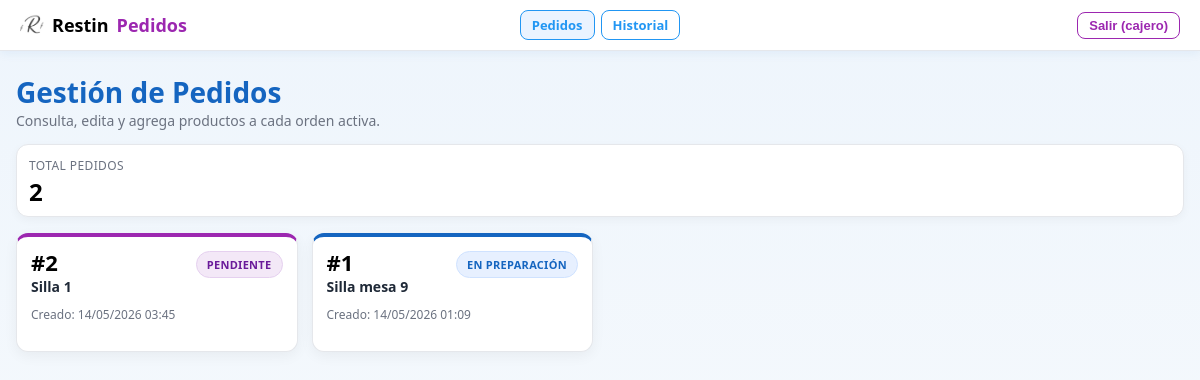
The app's page /ventas/pedidos/ (signed in) with its own data.
### ventas/models.py (models this page shows, shortened)
class Pedido(models.Model):
    ESTADOS = [
        ('pendiente', 'Pendiente'),
        ('en_preparacion', 'En Preparación'),
        ('listo', 'Listo'),
        ('entregada', 'Entregada'),
        ('pagado', 'Pagado'),
    ]
    mesa_o_online = models.CharField(max_length=100, help_text="Cliente")
    estado = models.CharField(max_length=20, choices=ESTADOS, default='pendiente')
    creado_por = models.ForeignKey(User, on_delete=models.CASCADE)
    fecha_creacion = models.DateTimeField(auto_now_add=True)
    productos = models.ManyToManyField(Producto, through='PedidoProducto', blank=True)

### ventas/views.py (the view)
# urls.py: path('pedidos/', views.PedidoListView.as_view(), name='pedido_list'),
class PedidoListView(LoginRequiredMixin, ListView):
    model = Pedido
    template_name = 'ventas/pedido_list.html'
    context_object_name = 'pedidos'
    def get_queryset(self):
        profile = getattr(self.request.user, 'userprofile', None)
        role = getattr(profile, 'role', None)
        role_name = (role.name or '').strip().lower() if role else ''
        if role_name == 'waiter':
            return Pedido.objects.filter(estado__in=['en_preparacion', 'listo']).order_by('-fecha_creacion')
        return Pedido.objects.exclude(estado='pagado').order_by('-fecha_creacion')

### ventas/templates/ventas/pedido_list.html (shortened to what this page needs)
<!DOCTYPE html>
<html lang="es">
<head>
    {% load static %}
</head>
<body>
    <header class="app-header">
        <div class="brand"><img class="brand-logo" src="{% static 'ventas/restin2.jpeg' %}" alt="Logo"> Restin <span>Pedidos</span></div>
        <nav class="nav-center">
            {% with role_name=request.user.userprofile.role.name|default:'' %}
                {% if role_name|lower == 'cashier' %}
                    <a href="{% url 'pedido_list' %}" class="btn-nav active">Pedidos</a>
                    <a href="{% url 'historial_ventas' %}" class="btn-nav">Historial</a>
                {% else %}
                    <a href="{% url 'pedido_list' %}" class="btn-nav active">Pedidos</a>
                    <a href="{% url 'pedido_create' %}" class="btn-nav">Nuevo Pedido</a>
                {% endif %}
            {% endwith %}
        </nav>
        <div class="nav-end">
            <form method="post" action="{% url 'logout' %}" style="display:inline;">
                <button type="submit" class="btn-logout">Salir ({{ request.user.username }})</button>
            </form>
        </div>
    </header>
    <main class="container">
        <section class="page-head">
            <div>
                <h1>Gestión de Pedidos</h1>
                <p class="subtitle">Consulta, edita y agrega productos a cada orden activa.</p>
            </div>
        </section>
        <section class="stats" aria-label="Resumen de pedidos">
            <article class="stat-card">
                <div class="label">Total pedidos</div>
                <div class="value">{{ pedidos|length }}</div>
            </article>
        </section>
        {% if pedidos %}
            <section class="orders-grid" aria-label="Listado de pedidos">
                {% for pedido in pedidos %}
                    <article class="order-card {{ pedido.estado }}">
                        <div class="order-top">
                            <div>
                                <div class="order-id">#{{ pedido.id }}</div>
                                <div class="mesa">Silla {{ pedido.mesa_o_online }}</div>
                            </div>
                            <span class="estado {{ pedido.estado }}">{{ pedido.get_estado_display }}</span>
                        </div>
                        <p class="created">Creado: {{ pedido.fecha_creacion|date:"d/m/Y H:i" }}</p>
                    </article>
                {% endfor %}
            </section>
        {% else %}
            <section class="empty" aria-live="polite">
                <strong>No hay pedidos creados aún</strong>
                Empieza creando una nueva orden para verla aquí.
            </section>
        {% endif %}
    </main>
</body>
</html>

### ventas/templates/ventas/pedido_list.html (style rules this page uses)
:root { --white: #FFFFFF; --green: #4CAF50; --blue: #2196F3; --blue-dark: #1565C0; --purple: #9C27B0; --red: #F44336; --black: #000000; --text-muted: #6b7280; --border: #e5e7eb; --bg-soft: #f6f9fc; }
*, *::before, *::after { box-sizing: border-box; margin: 0; padding: 0; }
body { font-family: 'Segoe UI', Tahoma, Geneva, Verdana, sans-serif; background: linear-gradient(180deg, #eef5fc 0%, #f9fbfd 100%); color: #111827; min-height: 100vh; }
.app-header { position: sticky; top: 0; z-index: 50; background: var(--white); border-bottom: 1px solid var(--border); box-shadow: 0 2px 10px rgba(21, 101, 192, 0.08); padding: 10px 20px; display: grid; grid-template-columns: 1fr auto 1fr; align-items: center; gap: 10px; }
.brand { display: inline-flex; align-items: center; gap: 8px; font-size: 18px; font-weight: 800; color: var(--black); }
.brand-logo { width: 24px; height: 24px; object-fit: cover; border-radius: 5px; }
.brand span { color: var(--purple); }
.nav-center { display: flex; justify-content: center; align-items: center; gap: 6px; flex-wrap: wrap; }
.nav-end { display: flex; justify-content: flex-end; align-items: center; }
.btn-nav { text-decoration: none; border: 1px solid var(--blue); color: var(--blue); background: var(--white); border-radius: 8px; padding: 5px 11px; font-size: 13px; font-weight: 700; transition: 0.18s ease; cursor: pointer; }
.btn-nav:hover, .btn-nav.active { background: #eaf3ff; }
.btn-logout { border: 1px solid var(--purple); background: var(--white); color: var(--purple); border-radius: 8px; padding: 5px 11px; font-size: 13px; font-weight: 700; cursor: pointer; transition: 0.18s ease; }
.container { max-width: 1200px; margin: 0 auto; padding: 22px 16px 28px; }
.page-head { display: flex; align-items: center; justify-content: space-between; gap: 12px; flex-wrap: wrap; margin-bottom: 14px; }
h1 { color: var(--blue-dark); font-size: 28px; font-weight: 750; }
.subtitle { color: var(--text-muted); font-size: 14px; }
.stats { margin-top: 14px; display: grid; grid-template-columns: repeat(auto-fit, minmax(160px, 1fr)); gap: 10px; margin-bottom: 16px; }
.stat-card { background: var(--white); border: 1px solid var(--border); border-radius: 12px; padding: 12px; box-shadow: 0 3px 10px rgba(0, 0, 0, 0.04); }
.stat-card .label { color: var(--text-muted); font-size: 12px; text-transform: uppercase; letter-spacing: 0.4px; }
.stat-card .value { color: var(--black); font-size: 24px; font-weight: 700; margin-top: 6px; line-height: 1; }
.orders-grid { display: grid; grid-template-columns: repeat(auto-fill, minmax(280px, 1fr)); gap: 14px; }
.order-card { background: var(--white); border: 1px solid var(--border); border-top: 4px solid var(--blue); border-radius: 12px; padding: 14px; box-shadow: 0 4px 14px rgba(0, 0, 0, 0.05); transition: transform 0.2s ease, box-shadow 0.2s ease; display: flex; flex-direction: column; gap: 10px; }
.order-card.en_preparacion { border-top-color: var(--blue-dark); }
.order-card.pendiente { border-top-color: var(--purple); }
.order-top { display: flex; align-items: flex-start; justify-content: space-between; gap: 8px; }
.order-id { font-size: 22px; color: var(--black); font-weight: 800; line-height: 1; }
.mesa { color: #1f2937; font-size: 14px; font-weight: 600; margin-top: 4px; }
.created { color: var(--text-muted); font-size: 12px; }
.estado { font-size: 11px; font-weight: 700; border-radius: 999px; padding: 5px 10px; text-transform: uppercase; letter-spacing: 0.3px; border: 1px solid transparent; white-space: nowrap; }
.estado.en_preparacion { color: var(--blue-dark); background: #e7f0ff; border-color: #cfe2ff; }
.estado.pendiente { color: #6a1b9a; background: #f3e8f7; border-color: #e5d0ef; }

### records on screen
Pedido: id "2", mesa_o_online "1", estado "PENDIENTE", fecha_creacion "14/05/2026 03:45"
Pedido: id "1", mesa_o_online "mesa 9", estado "EN PREPARACIÓN", fecha_creacion "14/05/2026 01:09"

### other values on screen
{{ request.user.username }} "cajero"
{{ pedidos|length }} "2"
